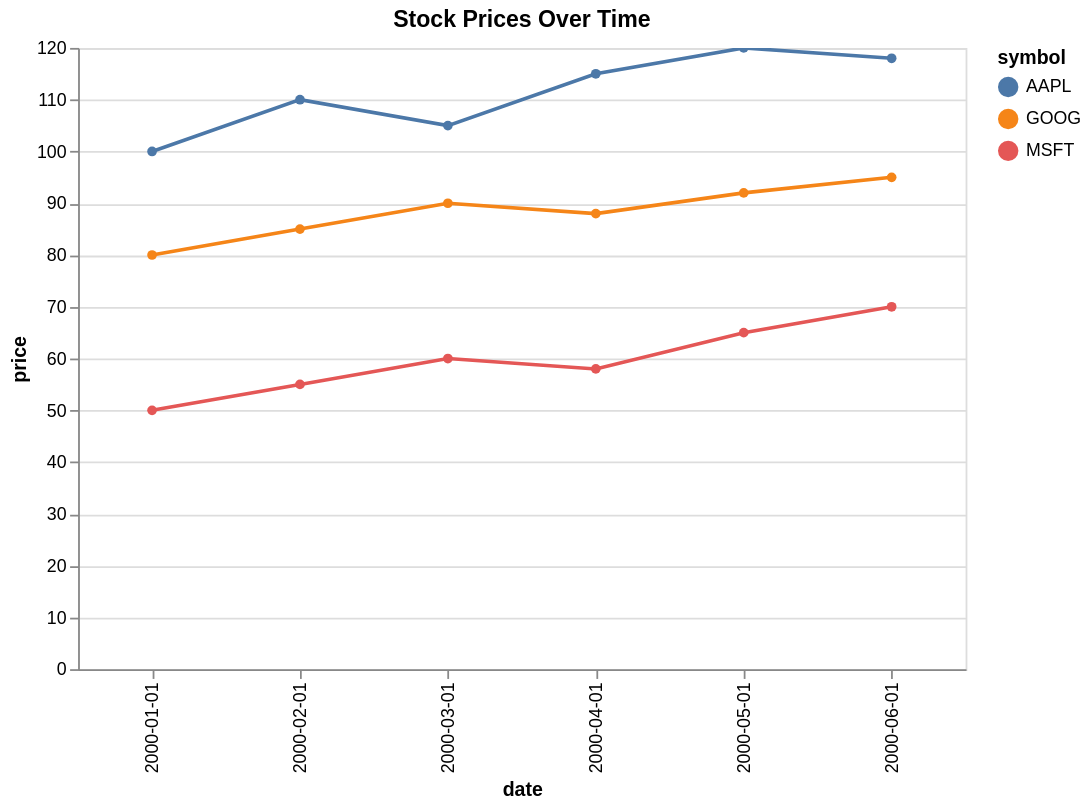

The specification (Vega-Lite) saved for this image:
### Vega-Lite specification from a JSON file in a GitHub repository (floating-point values rounded to 4 significant figures)
{"$schema": "https://vega.github.io/schema/vega-lite/v5.json", "height": 350, "encoding": {"tooltip": [{"field": "date", "type": "nominal"}, {"field": "symbol", "type": "nominal"}, {"field": "price", "type": "quantitative"}], "x": {"field": "date", "type": "nominal"}, "color": {"field": "symbol", "type": "nominal"}, "opacity": {"condition": {"param": "legend_selection", "value": 1, "empty": true}, "value": 0.15}, "y": {"field": "price", "type": "quantitative"}}, "data": {"values": [{"price": 100.0, "symbol": "AAPL", "date": "2000-01-01"}, {"price": 110.0, "symbol": "AAPL", "date": "2000-02-01"}, {"price": 105.0, "symbol": "AAPL", "date": "2000-03-01"}, {"price": 115.0, "symbol": "AAPL", "date": "2000-04-01"}, {"price": 120.0, "symbol": "AAPL", "date": "2000-05-01"}, {"price": 118.0, "symbol": "AAPL", "date": "2000-06-01"}, {"price": 80.0, "symbol": "GOOG", "date": "2000-01-01"}, {"price": 85.0, "symbol": "GOOG", "date": "2000-02-01"}, {"price": 90.0, "symbol": "GOOG", "date": "2000-03-01"}, {"price": 88.0, "symbol": "GOOG", "date": "2000-04-01"}, {"price": 92.0, "symbol": "GOOG", "date": "2000-05-01"}, {"price": 95.0, "symbol": "GOOG", "date": "2000-06-01"}, {"price": 50.0, "symbol": "MSFT", "date": "2000-01-01"}, {"price": 55.0, "symbol": "MSFT", "date": "2000-02-01"}, {"price": 60.0, "symbol": "MSFT", "date": "2000-03-01"}, {"price": 58.0, "symbol": "MSFT", "date": "2000-04-01"}, {"price": 65.0, "symbol": "MSFT", "date": "2000-05-01"}, {"price": 70.0, "symbol": "MSFT", "date": "2000-06-01"}]}, "title": "Stock Prices Over Time", "width": 500, "mark": {"point": true, "type": "line"}, "params": [{"name": "grid", "bind": "scales", "select": {"encodings": ["y"], "type": "interval"}}, {"name": "legend_selection", "bind": "legend", "select": {"fields": ["symbol"], "type": "point"}}]}
